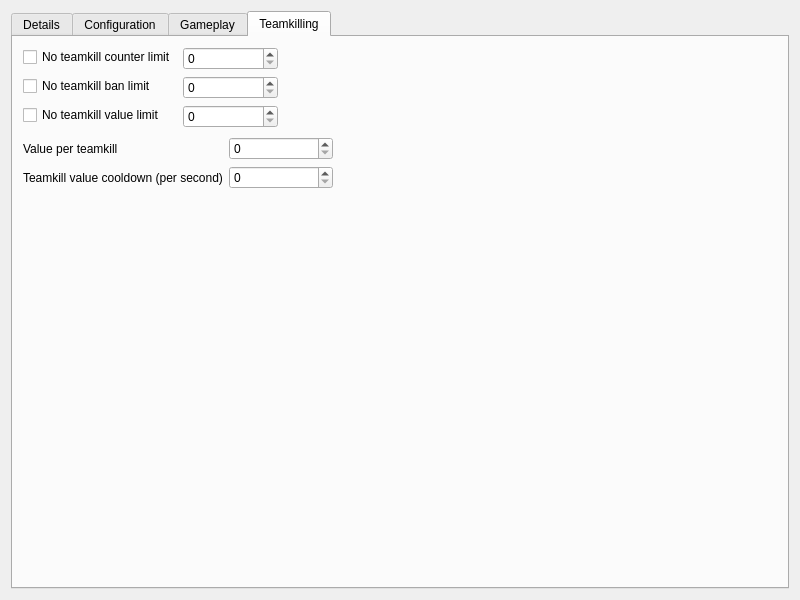
<?xml version="1.0" encoding="UTF-8"?>
<ui version="4.0">
 <class>BF4OptionsWidget</class>
 <widget class="QWidget" name="BF4OptionsWidget">
  <property name="geometry">
   <rect>
    <x>0</x>
    <y>0</y>
    <width>800</width>
    <height>600</height>
   </rect>
  </property>
  <layout class="QGridLayout" name="gridLayout">
   <item row="0" column="0">
    <widget class="QTabWidget" name="tabWidget">
     <property name="enabled">
      <bool>true</bool>
     </property>
     <property name="currentIndex">
      <number>3</number>
     </property>
     <widget class="QWidget" name="tab_details">
      <attribute name="title">
       <string>Details</string>
      </attribute>
      <layout class="QGridLayout" name="gridLayout_9">
       <item row="0" column="0">
        <layout class="QFormLayout" name="formLayout_5">
         <item row="0" column="0">
          <widget class="QLabel" name="label_details_serverName">
           <property name="text">
            <string>Name</string>
           </property>
          </widget>
         </item>
         <item row="0" column="1">
          <widget class="QLineEdit" name="lineEdit_details_serverName">
           <property name="placeholderText">
            <string>Enter a servername, this name is used in Battlelog.</string>
           </property>
           <property name="clearButtonEnabled">
            <bool>true</bool>
           </property>
          </widget>
         </item>
         <item row="1" column="0">
          <widget class="QLabel" name="label_details_serverDescription">
           <property name="text">
            <string>Description</string>
           </property>
          </widget>
         </item>
         <item row="1" column="1">
          <widget class="QTextEdit" name="textEdit_details_serverDescription">
           <property name="placeholderText">
            <string>Enter a server description, this description is displayed on the loading screen.</string>
           </property>
          </widget>
         </item>
         <item row="2" column="0">
          <widget class="QLabel" name="label_details_serverMessage">
           <property name="text">
            <string>Message</string>
           </property>
          </widget>
         </item>
         <item row="2" column="1">
          <widget class="QLineEdit" name="lineEdit_details_serverMessage">
           <property name="placeholderText">
            <string>Enter a massage here, this message is shown to player on join.</string>
           </property>
           <property name="clearButtonEnabled">
            <bool>true</bool>
           </property>
          </widget>
         </item>
        </layout>
       </item>
       <item row="1" column="0">
        <spacer name="verticalSpacer_3">
         <property name="orientation">
          <enum>Qt::Vertical</enum>
         </property>
         <property name="sizeHint" stdset="0">
          <size>
           <width>208</width>
           <height>164</height>
          </size>
         </property>
        </spacer>
       </item>
       <item row="0" column="1">
        <spacer name="horizontalSpacer_2">
         <property name="orientation">
          <enum>Qt::Horizontal</enum>
         </property>
         <property name="sizeHint" stdset="0">
          <size>
           <width>422</width>
           <height>168</height>
          </size>
         </property>
        </spacer>
       </item>
      </layout>
     </widget>
     <widget class="QWidget" name="tab_configuration">
      <attribute name="title">
       <string>Configuration</string>
      </attribute>
      <layout class="QGridLayout" name="gridLayout_13">
       <item row="1" column="0">
        <layout class="QFormLayout" name="formLayout_7">
         <item row="0" column="0">
          <widget class="QLabel" name="label_configuration_gamePassword">
           <property name="text">
            <string>Game password</string>
           </property>
          </widget>
         </item>
         <item row="0" column="1">
          <widget class="QLineEdit" name="lineEdit_configuration_gamePassword">
           <property name="echoMode">
            <enum>QLineEdit::Password</enum>
           </property>
           <property name="clearButtonEnabled">
            <bool>true</bool>
           </property>
          </widget>
         </item>
         <item row="1" column="0">
          <widget class="QLabel" name="label_configuration_adminPassword">
           <property name="text">
            <string>Admin password</string>
           </property>
          </widget>
         </item>
         <item row="1" column="1">
          <widget class="QLineEdit" name="lineEdit_configuration_adminPassword">
           <property name="echoMode">
            <enum>QLineEdit::Password</enum>
           </property>
           <property name="clearButtonEnabled">
            <bool>true</bool>
           </property>
          </widget>
         </item>
        </layout>
       </item>
       <item row="2" column="0">
        <spacer name="verticalSpacer_6">
         <property name="orientation">
          <enum>Qt::Vertical</enum>
         </property>
         <property name="sizeHint" stdset="0">
          <size>
           <width>20</width>
           <height>198</height>
          </size>
         </property>
        </spacer>
       </item>
       <item row="0" column="0">
        <layout class="QFormLayout" name="formLayout_4">
         <item row="0" column="0">
          <widget class="QLabel" name="label_configuration_serverTypeText">
           <property name="text">
            <string>Servertype</string>
           </property>
          </widget>
         </item>
         <item row="0" column="1">
          <widget class="QLabel" name="label_configuration_serverType">
           <property name="text">
            <string/>
           </property>
          </widget>
         </item>
         <item row="1" column="0">
          <widget class="QCheckBox" name="checkBox_configuration_punkBuster">
           <property name="text">
            <string>PunkBuster</string>
           </property>
          </widget>
         </item>
         <item row="1" column="1">
          <widget class="QCheckBox" name="checkBox_configuration_fairFight">
           <property name="text">
            <string>FairFight</string>
           </property>
          </widget>
         </item>
         <item row="3" column="0">
          <layout class="QHBoxLayout" name="horizontalLayout_4">
           <item>
            <widget class="QLabel" name="label_configuration_maxSpectators">
             <property name="text">
              <string>Spectator limit</string>
             </property>
            </widget>
           </item>
           <item>
            <widget class="QSpinBox" name="spinBox_configuration_maxSpectators"/>
           </item>
          </layout>
         </item>
         <item row="3" column="1">
          <widget class="QCheckBox" name="checkBox_configuration_alwaysAllowSpectators">
           <property name="text">
            <string>Public spectators</string>
           </property>
          </widget>
         </item>
         <item row="2" column="0">
          <layout class="QHBoxLayout" name="horizontalLayout">
           <item>
            <widget class="QLabel" name="label_configuration_maxPlayers">
             <property name="text">
              <string>Player limit</string>
             </property>
            </widget>
           </item>
           <item>
            <widget class="QSpinBox" name="spinBox_configuration_maxPlayers"/>
           </item>
          </layout>
         </item>
        </layout>
       </item>
       <item row="0" column="1">
        <layout class="QFormLayout" name="formLayout_6">
         <item row="0" column="0">
          <widget class="QCheckBox" name="checkBox_configuration_idleTimeout">
           <property name="text">
            <string>Disable idle kick</string>
           </property>
          </widget>
         </item>
         <item row="0" column="1">
          <widget class="QSpinBox" name="spinBox_configuration_idleTimeout">
           <property name="minimum">
            <number>0</number>
           </property>
           <property name="maximum">
            <number>86400</number>
           </property>
          </widget>
         </item>
         <item row="2" column="0" colspan="2">
          <widget class="QCheckBox" name="checkBox_configuration_aggressiveJoin">
           <property name="text">
            <string>Aggresive join</string>
           </property>
          </widget>
         </item>
         <item row="3" column="0" colspan="2">
          <widget class="QCheckBox" name="checkBox_configuration_commander">
           <property name="text">
            <string>Commander</string>
           </property>
          </widget>
         </item>
         <item row="1" column="0">
          <widget class="QCheckBox" name="checkBox_configuration_idleBanRounds">
           <property name="text">
            <string>Disable idle ban</string>
           </property>
          </widget>
         </item>
         <item row="1" column="1">
          <widget class="QSpinBox" name="spinBox_configuration_idleBanRounds"/>
         </item>
        </layout>
       </item>
       <item row="0" column="2">
        <spacer name="horizontalSpacer_6">
         <property name="orientation">
          <enum>Qt::Horizontal</enum>
         </property>
         <property name="sizeHint" stdset="0">
          <size>
           <width>438</width>
           <height>20</height>
          </size>
         </property>
        </spacer>
       </item>
       <item row="1" column="1">
        <spacer name="horizontalSpacer">
         <property name="orientation">
          <enum>Qt::Horizontal</enum>
         </property>
         <property name="sizeHint" stdset="0">
          <size>
           <width>40</width>
           <height>20</height>
          </size>
         </property>
        </spacer>
       </item>
      </layout>
     </widget>
     <widget class="QWidget" name="tab_gameplay">
      <attribute name="title">
       <string>Gameplay</string>
      </attribute>
      <layout class="QGridLayout" name="gridLayout_2">
       <item row="0" column="0" rowspan="4">
        <layout class="QVBoxLayout" name="verticalLayout_2">
         <item>
          <widget class="QCheckBox" name="checkBox_gameplay_friendlyFire">
           <property name="text">
            <string>Friendly fire</string>
           </property>
          </widget>
         </item>
         <item>
          <widget class="QCheckBox" name="checkBox_gameplay_autoBalance">
           <property name="text">
            <string>Auto balance</string>
           </property>
          </widget>
         </item>
         <item>
          <widget class="QCheckBox" name="checkBox_gameplay_killCam">
           <property name="text">
            <string>Killcam</string>
           </property>
          </widget>
         </item>
         <item>
          <widget class="QCheckBox" name="checkBox_gameplay_miniMap">
           <property name="text">
            <string>Minimap</string>
           </property>
          </widget>
         </item>
         <item>
          <widget class="QCheckBox" name="checkBox_gameplay_miniMapSpotting">
           <property name="text">
            <string>Minimap spotting</string>
           </property>
          </widget>
         </item>
         <item>
          <widget class="QCheckBox" name="checkBox_gameplay_3dSpotting">
           <property name="text">
            <string>3D spotting</string>
           </property>
          </widget>
         </item>
         <item>
          <widget class="QCheckBox" name="checkBox_gameplay_nameTag">
           <property name="text">
            <string>Show nametags</string>
           </property>
          </widget>
         </item>
         <item>
          <widget class="QCheckBox" name="checkBox_gameplay_regenerateHealth">
           <property name="text">
            <string>Regenerate health</string>
           </property>
          </widget>
         </item>
         <item>
          <widget class="QCheckBox" name="checkBox_gameplay_hud">
           <property name="text">
            <string>Show HUD</string>
           </property>
          </widget>
         </item>
         <item>
          <widget class="QCheckBox" name="checkBox_gameplay_onlySquadLeaderSpawn">
           <property name="text">
            <string>Spawn only on squad leader</string>
           </property>
          </widget>
         </item>
         <item>
          <widget class="QCheckBox" name="checkBox_gameplay_vehicleSpawnAllowed">
           <property name="text">
            <string>Vehicles</string>
           </property>
          </widget>
         </item>
         <item>
          <widget class="QCheckBox" name="checkBox_gameplay_hitIndicatorsEnabled">
           <property name="text">
            <string>Hit indicators</string>
           </property>
          </widget>
         </item>
         <item>
          <widget class="QCheckBox" name="checkBox_gameplay_thirdPersonVehicleCameras">
           <property name="text">
            <string>Third person vehicle cameras</string>
           </property>
          </widget>
         </item>
         <item>
          <widget class="QCheckBox" name="checkBox_gameplay_forceReloadWholeMags">
           <property name="text">
            <string>Force reload of whole mags</string>
           </property>
          </widget>
         </item>
        </layout>
       </item>
       <item row="0" column="1" rowspan="3">
        <layout class="QFormLayout" name="formLayout_11">
         <item row="3" column="0">
          <widget class="QLabel" name="label_gameplay_playerRespawnTime">
           <property name="text">
            <string>Player respawn time (%)</string>
           </property>
          </widget>
         </item>
         <item row="4" column="0">
          <widget class="QLabel" name="label_gameplay_ticketBleedRate">
           <property name="text">
            <string>Ticket bleed rate (%)</string>
           </property>
          </widget>
         </item>
         <item row="5" column="0">
          <widget class="QLabel" name="label_gameplay_gameModeCounter">
           <property name="text">
            <string>Gamemode counter (%)</string>
           </property>
          </widget>
         </item>
         <item row="6" column="0">
          <widget class="QLabel" name="label_gameplay_roundTimeLimit">
           <property name="text">
            <string>Round time limit (%)</string>
           </property>
          </widget>
         </item>
         <item row="7" column="0">
          <widget class="QLabel" name="label_gameplay_roundLockdownCountdown">
           <property name="text">
            <string>Round lockdown countdown</string>
           </property>
          </widget>
         </item>
         <item row="8" column="0">
          <widget class="QLabel" name="label_gameplay_roundWarmupTimeout">
           <property name="text">
            <string>Round warmup timeout</string>
           </property>
          </widget>
         </item>
         <item row="9" column="0">
          <widget class="QLabel" name="label_gameplay_roundRestartPlayerCount">
           <property name="text">
            <string>Round restart player count</string>
           </property>
          </widget>
         </item>
         <item row="10" column="0">
          <widget class="QLabel" name="label_gameplay_roundStartPlayerCount">
           <property name="text">
            <string>Round start player count</string>
           </property>
          </widget>
         </item>
         <item row="3" column="1">
          <widget class="QSpinBox" name="spinBox_gameplay_playerRespawnTime">
           <property name="minimum">
            <number>2</number>
           </property>
           <property name="maximum">
            <number>10000</number>
           </property>
          </widget>
         </item>
         <item row="4" column="1">
          <widget class="QSpinBox" name="spinBox_gameplay_ticketBleedRate">
           <property name="minimum">
            <number>1</number>
           </property>
           <property name="maximum">
            <number>300</number>
           </property>
          </widget>
         </item>
         <item row="5" column="1">
          <widget class="QSpinBox" name="spinBox_gameplay_gameModeCounter">
           <property name="minimum">
            <number>2</number>
           </property>
           <property name="maximum">
            <number>10000</number>
           </property>
          </widget>
         </item>
         <item row="6" column="1">
          <widget class="QSpinBox" name="spinBox_gameplay_roundTimeLimit">
           <property name="maximum">
            <number>1000</number>
           </property>
          </widget>
         </item>
         <item row="7" column="1">
          <widget class="QSpinBox" name="spinBox_gameplay_roundLockdownCountdown">
           <property name="minimum">
            <number>10</number>
           </property>
           <property name="maximum">
            <number>30</number>
           </property>
          </widget>
         </item>
         <item row="8" column="1">
          <widget class="QSpinBox" name="spinBox_gameplay_roundWarmupTimeout">
           <property name="maximum">
            <number>3600</number>
           </property>
          </widget>
         </item>
         <item row="9" column="1">
          <widget class="QSpinBox" name="spinBox_gameplay_roundRestartPlayerCount">
           <property name="maximum">
            <number>64</number>
           </property>
          </widget>
         </item>
         <item row="10" column="1">
          <widget class="QSpinBox" name="spinBox_gameplay_roundStartPlayerCount">
           <property name="minimum">
            <number>4</number>
           </property>
           <property name="maximum">
            <number>64</number>
           </property>
          </widget>
         </item>
         <item row="2" column="1">
          <widget class="QSpinBox" name="spinBox_gameplay_vehicleSpawnDelay">
           <property name="minimum">
            <number>2</number>
           </property>
           <property name="maximum">
            <number>10000</number>
           </property>
          </widget>
         </item>
         <item row="2" column="0">
          <widget class="QLabel" name="label_gameplay_vehicleSpawnDelay">
           <property name="text">
            <string>Vehicle spawn delay (%)</string>
           </property>
          </widget>
         </item>
         <item row="1" column="1">
          <widget class="QSpinBox" name="spinBox_gameplay_soldierHealth">
           <property name="minimum">
            <number>60</number>
           </property>
           <property name="maximum">
            <number>125</number>
           </property>
          </widget>
         </item>
         <item row="1" column="0">
          <widget class="QLabel" name="label_gameplay_soldierHealth">
           <property name="text">
            <string>Solider health (%)</string>
           </property>
          </widget>
         </item>
         <item row="0" column="1">
          <widget class="QSpinBox" name="spinBox_gameplay_bulletDamage">
           <property name="maximum">
            <number>100</number>
           </property>
          </widget>
         </item>
         <item row="0" column="0">
          <widget class="QLabel" name="label_gameplay_bulletDamage">
           <property name="text">
            <string>Bullet damage (%)</string>
           </property>
          </widget>
         </item>
         <item row="11" column="0">
          <widget class="QLabel" name="label_gameplay_roundPlayersReadyBypassTimer">
           <property name="text">
            <string>Round players ready bypass timer</string>
           </property>
          </widget>
         </item>
         <item row="11" column="1">
          <widget class="QSpinBox" name="spinBox_gameplay_roundPlayersReadyBypassTimer">
           <property name="minimum">
            <number>30</number>
           </property>
           <property name="maximum">
            <number>300</number>
           </property>
          </widget>
         </item>
         <item row="12" column="0">
          <widget class="QLabel" name="label_gameplay_roundPlayersReadyMinCount">
           <property name="text">
            <string>Round players ready min count</string>
           </property>
          </widget>
         </item>
         <item row="13" column="0">
          <widget class="QLabel" name="label_gameplay_roundPlayersReadyPercent">
           <property name="text">
            <string>Round players ready percent (%)</string>
           </property>
          </widget>
         </item>
         <item row="12" column="1">
          <widget class="QSpinBox" name="spinBox_gameplay_roundPlayersReadyMinCount">
           <property name="minimum">
            <number>0</number>
           </property>
           <property name="maximum">
            <number>33</number>
           </property>
          </widget>
         </item>
         <item row="13" column="1">
          <widget class="QSpinBox" name="spinBox_gameplay_roundPlayersReadyPercent">
           <property name="maximum">
            <number>100</number>
           </property>
          </widget>
         </item>
        </layout>
       </item>
       <item row="0" column="2" colspan="2">
        <layout class="QFormLayout" name="formLayout_2">
         <item row="0" column="0">
          <widget class="QLabel" name="label_gameplay_preset">
           <property name="text">
            <string>Game preset (Server side)</string>
           </property>
          </widget>
         </item>
         <item row="0" column="1">
          <widget class="QComboBox" name="comboBox_gameplay_preset"/>
         </item>
         <item row="1" column="0" colspan="2">
          <widget class="QCheckBox" name="checkBox_gameplay_presetLockPresetSetting">
           <property name="text">
            <string>Lock preset related values</string>
           </property>
          </widget>
         </item>
        </layout>
       </item>
       <item row="0" column="4">
        <spacer name="horizontalSpacer_4">
         <property name="orientation">
          <enum>Qt::Horizontal</enum>
         </property>
         <property name="sizeHint" stdset="0">
          <size>
           <width>272</width>
           <height>20</height>
          </size>
         </property>
        </spacer>
       </item>
       <item row="1" column="2">
        <layout class="QHBoxLayout" name="horizontalLayout_2">
         <item>
          <widget class="QLabel" name="label_gameplay_unlockMode">
           <property name="text">
            <string>Unlock unlocks</string>
           </property>
          </widget>
         </item>
         <item>
          <widget class="QComboBox" name="comboBox_gameplay_unlockMode">
           <item>
            <property name="text">
             <string>None</string>
            </property>
           </item>
           <item>
            <property name="text">
             <string>All</string>
            </property>
           </item>
           <item>
            <property name="text">
             <string>Common</string>
            </property>
           </item>
           <item>
            <property name="text">
             <string>Based on stats</string>
            </property>
           </item>
          </widget>
         </item>
        </layout>
       </item>
       <item row="2" column="2">
        <spacer name="verticalSpacer_4">
         <property name="orientation">
          <enum>Qt::Vertical</enum>
         </property>
         <property name="sizeHint" stdset="0">
          <size>
           <width>20</width>
           <height>200</height>
          </size>
         </property>
        </spacer>
       </item>
       <item row="4" column="0">
        <spacer name="verticalSpacer">
         <property name="orientation">
          <enum>Qt::Vertical</enum>
         </property>
         <property name="sizeHint" stdset="0">
          <size>
           <width>20</width>
           <height>40</height>
          </size>
         </property>
        </spacer>
       </item>
       <item row="3" column="1">
        <spacer name="verticalSpacer_2">
         <property name="orientation">
          <enum>Qt::Vertical</enum>
         </property>
         <property name="sizeHint" stdset="0">
          <size>
           <width>20</width>
           <height>40</height>
          </size>
         </property>
        </spacer>
       </item>
      </layout>
     </widget>
     <widget class="QWidget" name="tab_teamkilling">
      <attribute name="title">
       <string>Teamkilling</string>
      </attribute>
      <widget class="QWidget" name="formLayoutWidget">
       <property name="geometry">
        <rect>
         <x>10</x>
         <y>10</y>
         <width>255</width>
         <height>95</height>
        </rect>
       </property>
       <layout class="QFormLayout" name="formLayout_8">
        <property name="fieldGrowthPolicy">
         <enum>QFormLayout::AllNonFixedFieldsGrow</enum>
        </property>
        <item row="0" column="1">
         <widget class="QSpinBox" name="spinBox_teamkilling_teamKillCountForKick"/>
        </item>
        <item row="0" column="0">
         <widget class="QCheckBox" name="checkBox_teamkilling_teamKillCountForKick">
          <property name="text">
           <string>No teamkill counter limit</string>
          </property>
         </widget>
        </item>
        <item row="1" column="1">
         <widget class="QSpinBox" name="spinBox_teamkilling_teamKillKickForBan"/>
        </item>
        <item row="1" column="0">
         <widget class="QCheckBox" name="checkBox_teamkilling_teamKillKickForBan">
          <property name="text">
           <string>No teamkill ban limit</string>
          </property>
         </widget>
        </item>
        <item row="2" column="0">
         <widget class="QCheckBox" name="checkBox_teamkilling_teamKillValueForKick">
          <property name="text">
           <string>No teamkill value limit</string>
          </property>
         </widget>
        </item>
        <item row="2" column="1">
         <widget class="QSpinBox" name="spinBox_teamkilling_teamKillValueForKick"/>
        </item>
       </layout>
      </widget>
      <widget class="QWidget" name="formLayoutWidget_2">
       <property name="geometry">
        <rect>
         <x>10</x>
         <y>100</y>
         <width>310</width>
         <height>62</height>
        </rect>
       </property>
       <layout class="QFormLayout" name="formLayout_9">
        <property name="fieldGrowthPolicy">
         <enum>QFormLayout::AllNonFixedFieldsGrow</enum>
        </property>
        <item row="0" column="0">
         <widget class="QLabel" name="label_teamkilling_teamKillValueIncrease">
          <property name="text">
           <string>Value per teamkill</string>
          </property>
         </widget>
        </item>
        <item row="1" column="0">
         <widget class="QLabel" name="label_teamkilling_teamKillValueDecreasePerSecond">
          <property name="text">
           <string>Teamkill value cooldown (per second)</string>
          </property>
         </widget>
        </item>
        <item row="1" column="1">
         <widget class="QSpinBox" name="spinBox_teamkilling_teamKillValueDecreasePerSecond"/>
        </item>
        <item row="0" column="1">
         <widget class="QSpinBox" name="spinBox_teamkilling_teamKillValueIncrease"/>
        </item>
       </layout>
      </widget>
     </widget>
    </widget>
   </item>
  </layout>
 </widget>
 <resources/>
 <connections/>
</ui>
